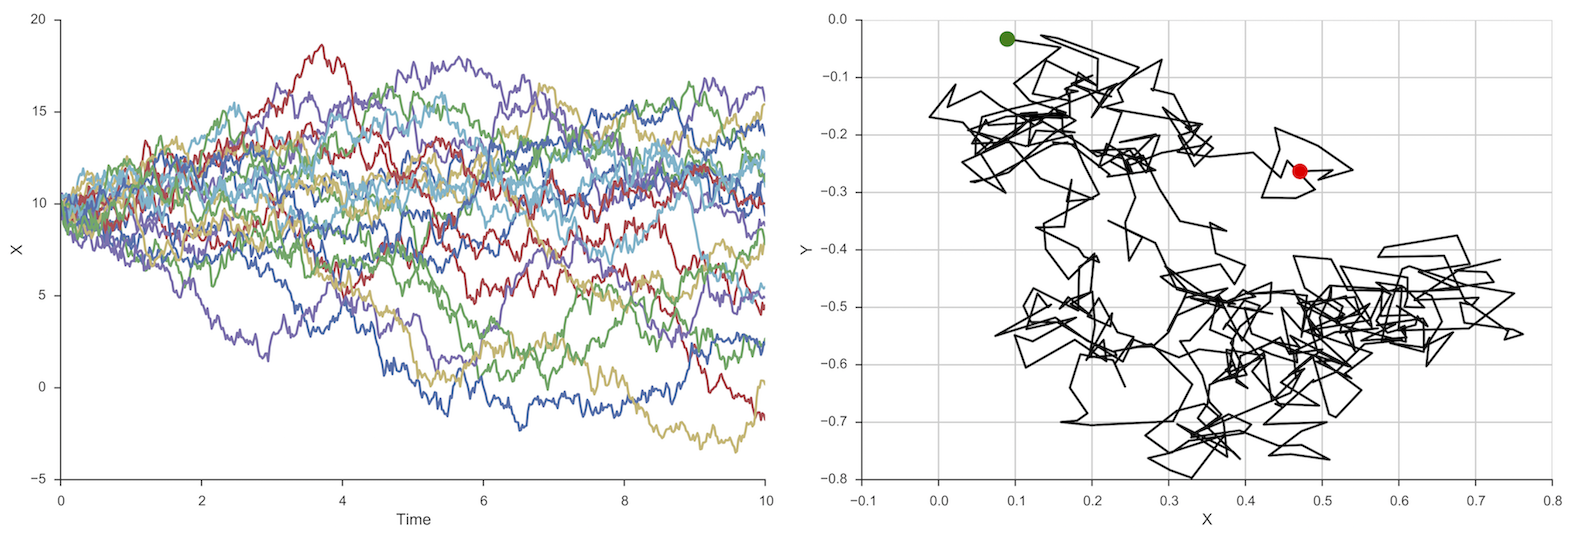

The script that saved this image:
from math import sqrt

from scipy.stats import norm
import numpy as np
import seaborn as sns
from matplotlib import pyplot as plt

sns.set(style='ticks')


def brownian(x0, n, dt, delta):
    """One dimensional Brownian motion (i.e. the Wiener process)."""
    x0 = np.asarray(x0)
    r = norm.rvs(size=x0.shape + (n,), scale=delta*sqrt(dt))
    brown = np.cumsum(r, axis=-1)
    brown += np.expand_dims(x0, axis=-1)
    return brown


# plot several realizations of 1D Brownian motion
# the Wiener process parameter
delta = 2
# total time
T = 10.0
# number of steps
N = 500
# time step size
dt = T/N
# number of realizations to generate
m = 20
# initial values
x0 = 10 * np.ones(m)

x = brownian(x0, N, dt, delta)
plt.figure()
t = np.linspace(0, N*dt, N)
for k in range(m):
    plt.plot(t, x[k])

sns.despine()
plt.xlabel('Time', fontsize=15)
plt.ylabel('X', fontsize=15)
plt.tight_layout()
plt.savefig('brownian-1d.pdf')


# plot one realization of 2D Brownian motion
delta = 0.25
T = 10.0
N = 500
dt = T/N
x0 = np.zeros(2)

x = brownian(x0, N, dt, delta)
plt.figure()
plt.plot(x[0], x[1], 'k')
plt.plot(x[0,0],x[1,0], 'go', markersize=15)
plt.plot(x[0,-1], x[1,-1], 'ro', markersize=15)

plt.grid('on')
sns.despine()
plt.xlabel('X', fontsize=15)
plt.ylabel('Y', fontsize=15)
plt.tight_layout()
plt.savefig('brownian-2d.pdf')
